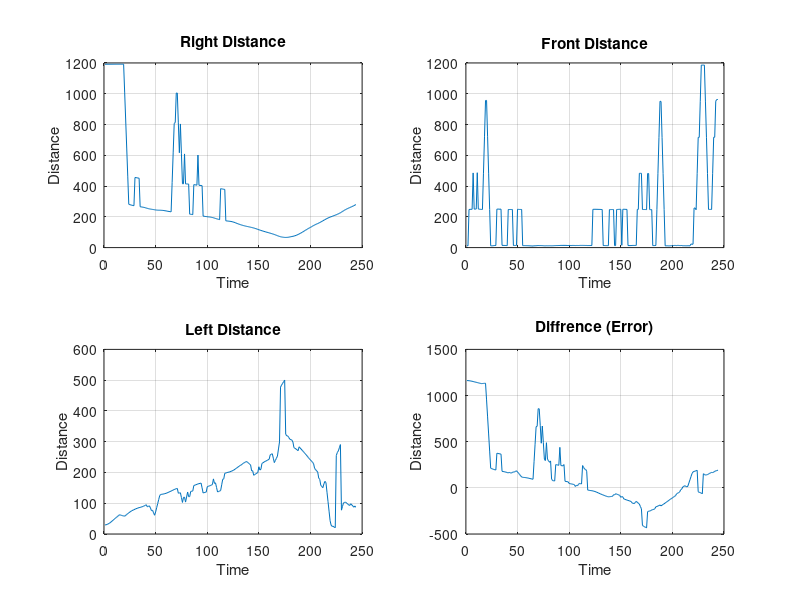
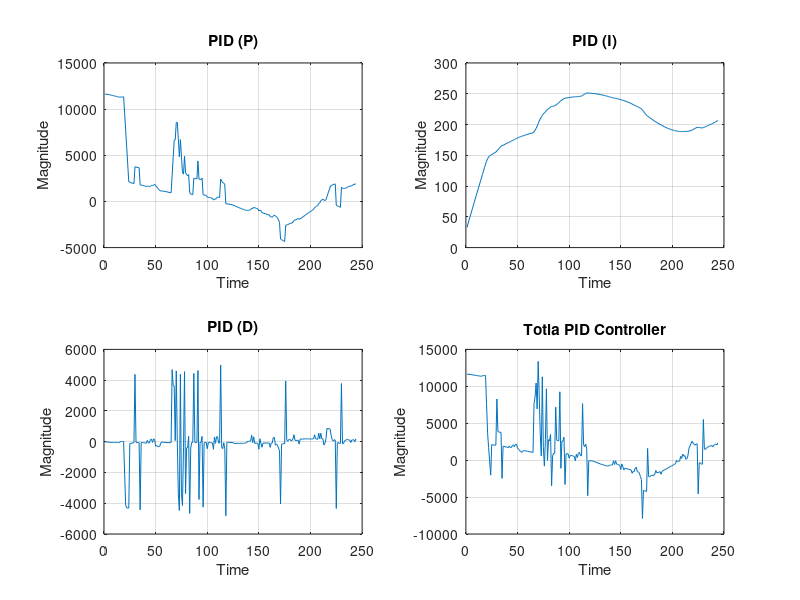

Write the MATLAB code that produced these figures, in order.
clc,clear,close all
load Task_2_OutData.txt
x=Task_2_OutData';
subplot(221);
plot(x(1,:));grid on
xlabel('Time');
ylabel('Distance');
title('Right Distance');

subplot(222);
plot(x(2,:));grid on
xlabel('Time');
ylabel('Distance');
title('Front Distance');

subplot(223);
plot(x(3,:));grid on
xlabel('Time');
ylabel('Distance');
title('Left Distance');

subplot(224);
plot(x(4,:));grid on
xlabel('Time');
ylabel('Distance');
title('Diffrence (Error)');

figure
subplot(221);
plot(x(6,:));grid on
xlabel('Time');
ylabel('Magnitude');
title('PID (P)');

subplot(222);
plot(x(7,:));grid on
xlabel('Time');
ylabel('Magnitude');
title('PID (I)');

subplot(223);
plot(x(8,:));grid on
xlabel('Time');
ylabel('Magnitude');
title('PID (D)');

subplot(224);
plot(x(9,:));grid on
xlabel('Time');
ylabel('Magnitude');
title('Totla PID Controller');
